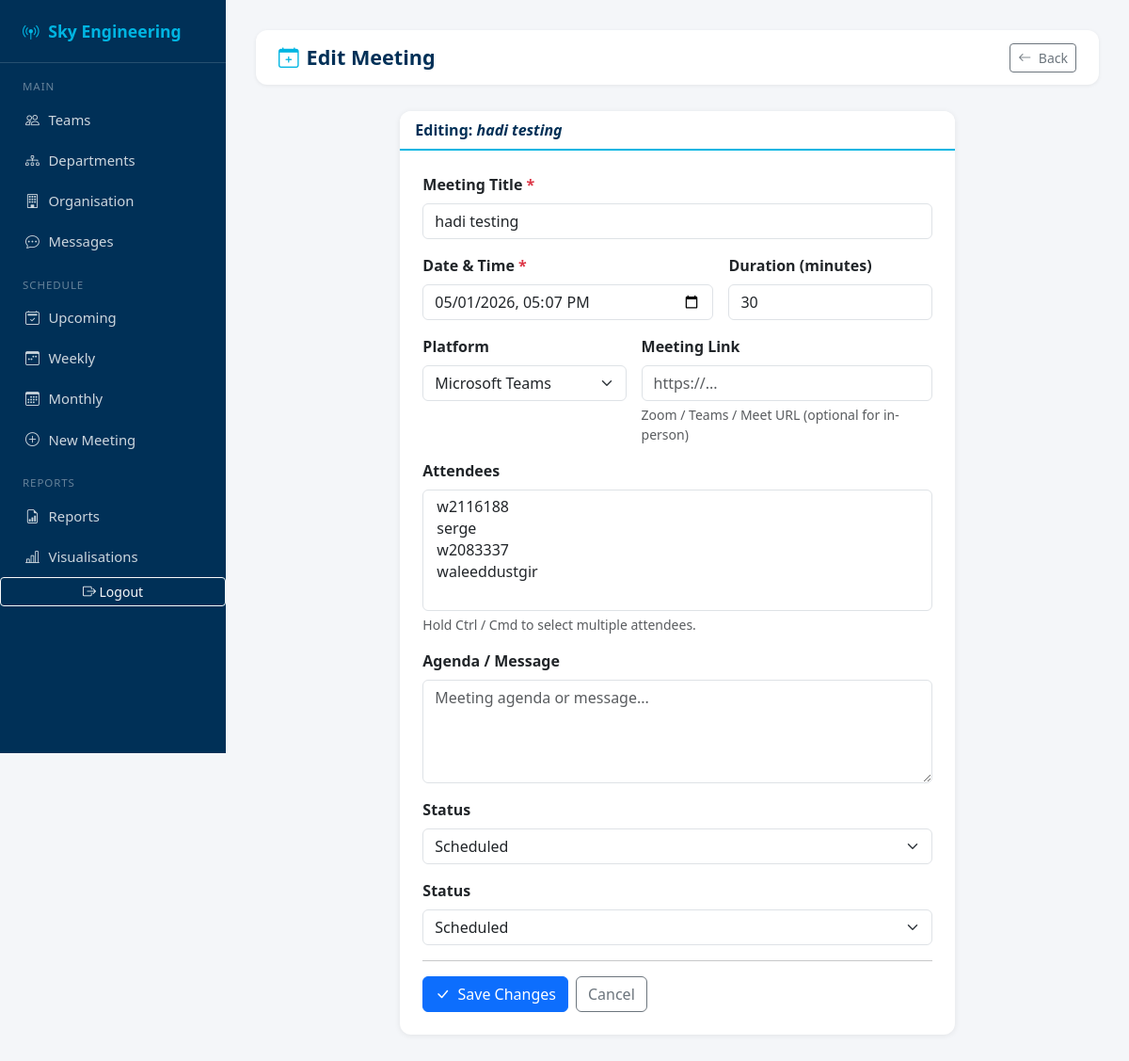
Screenshot of /schedule/2/edit/ (signed in) with the database file from the repository.
### schedule/models.py (models this page shows, shortened)
class Meeting(models.Model):
    title        = models.CharField(max_length=200)
    platform     = models.CharField(max_length=50, choices=PLATFORM_CHOICES, default='teams')
    meeting_link = models.URLField(blank=True, null=True)
    date_time    = models.DateTimeField()
    duration     = models.PositiveIntegerField(help_text='Duration in minutes', default=30)
    agenda       = models.TextField(blank=True, null=True, help_text='Meeting agenda / message')
    status       = models.CharField(max_length=20, choices=STATUS_CHOICES, default='scheduled')
    organiser    = models.ForeignKey(
        User, on_delete=models.SET_NULL, null=True,
        related_name='organised_meetings'
    )
    attendees    = models.ManyToManyField(
        User, blank=True, related_name='attended_meetings'
    )
    created_at   = models.DateTimeField(auto_now_add=True)
    updated_at   = models.DateTimeField(auto_now=True)
    class Meta:
        ordering = ['date_time']

### schedule/views.py (the view)
# urls.py: path('<int:pk>/edit/',        views.edit_meeting,    name='edit'),
@login_required
def edit_meeting(request, pk):
    meeting = get_object_or_404(Meeting, pk=pk)
    if meeting.organiser != request.user and not request.user.is_staff:
        messages.error(request, 'You can only edit meetings you organised.')
        return redirect('schedule:home')
    if request.method == 'POST':
        form = MeetingForm(request.POST, instance=meeting)
        if form.is_valid():
            form.save()
            messages.success(request, f'Meeting "{meeting.title}" updated.')
            return redirect('schedule:home')
    else:
        form = MeetingForm(instance=meeting)
    return render(request, 'schedule/schedule_meeting.html', {
        'form':    form,
        'title':   'Edit Meeting',
        'meeting': meeting,
        'mode':    'edit',
    })

### schedule/templates/schedule/schedule_meeting.html (shortened to what this page needs)
{% extends 'schedule/base_schedule.html' %}
{% block content %}
<div class="top-bar">
  <h1>
    <i class="bi bi-calendar-plus me-2" style="color:var(--sky-blue)"></i>{{ title }}
  </h1>
  <a href="{% url 'schedule:home' %}" class="btn btn-outline-secondary btn-sm">
    <i class="bi bi-arrow-left me-1"></i> Back
  </a>
</div>
<div class="row justify-content-center">
  <div class="col-lg-8">
    <div class="card">
      <div class="card-header">
        {% if mode == 'edit' %}
          Editing: <em>{{ meeting.title }}</em>
        {% else %}
          Fill in the details below to schedule a new meeting
        {% endif %}
      </div>
      <div class="card-body p-4">
        <form method="post" novalidate>
          <div class="mb-3">
            <label class="form-label fw-semibold">Meeting Title <span class="text-danger">*</span></label>
            {{ form.title }}
          </div>
          <div class="row g-3 mb-3">
            <div class="col-md-7">
              <label class="form-label fw-semibold">Date & Time <span class="text-danger">*</span></label>
              {{ form.date_time }}
            </div>
            <div class="col-md-5">
              <label class="form-label fw-semibold">Duration (minutes)</label>
              {{ form.duration }}
            </div>
          </div>
          <div class="row g-3 mb-3">
            <div class="col-md-5">
              <label class="form-label fw-semibold">Platform</label>
              {{ form.platform }}
            </div>
            <div class="col-md-7">
              <label class="form-label fw-semibold">Meeting Link</label>
              {{ form.meeting_link }}
              <div class="form-text">Zoom / Teams / Meet URL (optional for in-person)</div>
            </div>
          </div>
          <div class="mb-3">
            <label class="form-label fw-semibold">Attendees</label>
            {{ form.attendees }}
            <div class="form-text">Hold Ctrl / Cmd to select multiple attendees.</div>
          </div>
          <div class="mb-3">
            <label class="form-label fw-semibold">Agenda / Message</label>
            {{ form.agenda }}
          </div>
          <div class="mb-3">
            <label class="form-label fw-semibold">Status</label>
            {{ form.status }}
          </div>
          {% if mode == 'edit' %}
          <div class="mb-3">
            <label class="form-label fw-semibold">Status</label>
            {{ form.status }}
          </div>
          {% endif %}
          <hr>
          <div class="d-flex gap-2">
            <button type="submit" class="btn btn-primary">
              <i class="bi bi-check-lg me-1"></i>
              {% if mode == 'edit' %}Save Changes{% else %}Schedule Meeting{% endif %}
            </button>
            <a href="{% url 'schedule:home' %}" class="btn btn-outline-secondary">Cancel</a>
          </div>
        </form>
      </div>
    </div>
  </div>
</div>
{% endblock %}

### schedule/templates/schedule/base_schedule.html (style rules this page uses)
:root { --sky-blue: #00b5e2; --sky-dark: #003057; --sky-light: #e8f7fc; --sidebar-w: 240px; }
body { background: #f4f6f9; font-family: 'Segoe UI', sans-serif; }
.top-bar { background: #fff; border-radius: 12px; padding: .85rem 1.5rem; margin-bottom: 1.75rem; display: flex; align-items: center; justify-content: space-between; box-shadow: 0 1px 4px rgba(0,0,0,.07); }
.top-bar h1 { font-size: 1.35rem; font-weight: 700; color: var(--sky-dark); margin: 0; }
.card { border: none; border-radius: 12px; box-shadow: 0 1px 6px rgba(0,0,0,.08); }
.card-header { background: #fff; border-bottom: 2px solid var(--sky-blue); border-radius: 12px 12px 0 0 !important; font-weight: 600; color: var(--sky-dark); }

### rows the page displays
Meeting: title "hadi testing", date_time "05/01/2026 17:07", duration "30", platform "Microsoft Teams", status "Scheduled"

### other values shown
{{ title }} "Edit Meeting"
